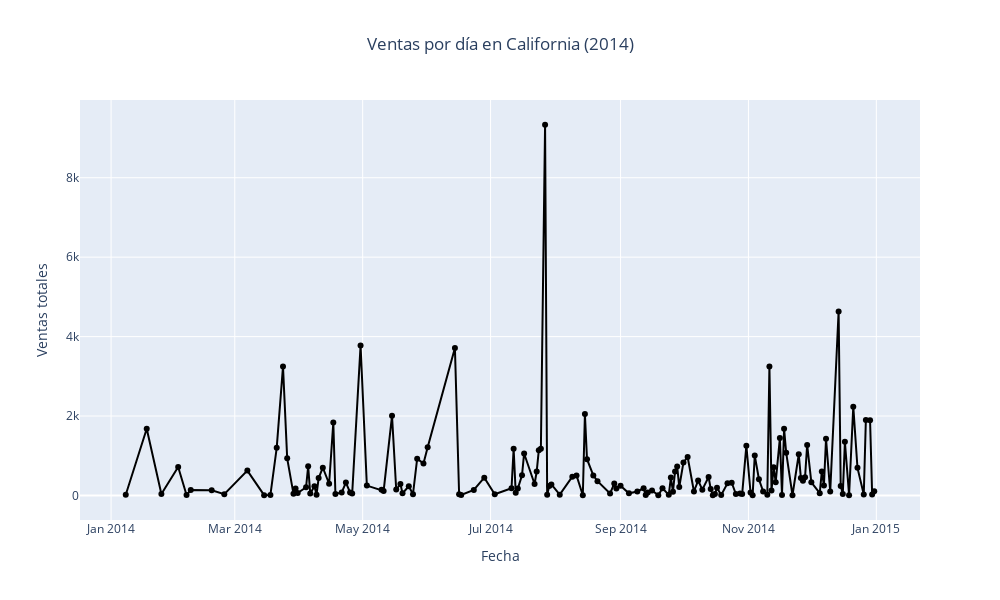

The notebook cell saved with this chart:
### Markdown cell above
## 5. Cree un gráfico de líneas interactivo que muestre las ventas por día en California.

### Code cell
df_14=df[df['Ship Date'].dt.year==2014] #Voy a coger de 2014
california_14=df_14[df_14['State']=='California']
california_dias=california_14.groupby('Ship Date', as_index=False)['Sales'].sum()

trace1=go.Scatter(
                x=california_dias['Ship Date'],
                y=california_dias['Sales'],
                mode='lines+markers',
                text=california_dias['Ship Date'],
                marker=dict(color='black')
)

data=[trace1]
layout=dict(title=dict(text='Ventas por día en California (2014)', x=0.5),
            xaxis=dict(title='Fecha'),
            yaxis=dict(title='Ventas totales'),
            height=600,  # Ajustar la altura
            width=1000  #anchura
            )

fig=go.Figure(data=data, layout=layout)
iplot(fig)

### Figure 1 — Plotly figure (JSON) as saved in the notebook; plotly's stock layout.template omitted (floating-point values rounded to 4 significant figures; data arrays with more than 128 entries replaced by an {"elided": "..."} marker saying what was removed)
{"data": [{"marker": {"color": "black"}, "mode": "lines+markers", "text": {"elided": "145 str values"}, "type": "scatter", "x": {"elided": "145 str values"}, "y": {"elided": "145 float values"}}], "layout": {"height": 600, "title": {"text": "Ventas por día en California (2014)", "x": 0.5}, "width": 1000, "xaxis": {"title": {"text": "Fecha"}}, "yaxis": {"title": {"text": "Ventas totales"}}}}
